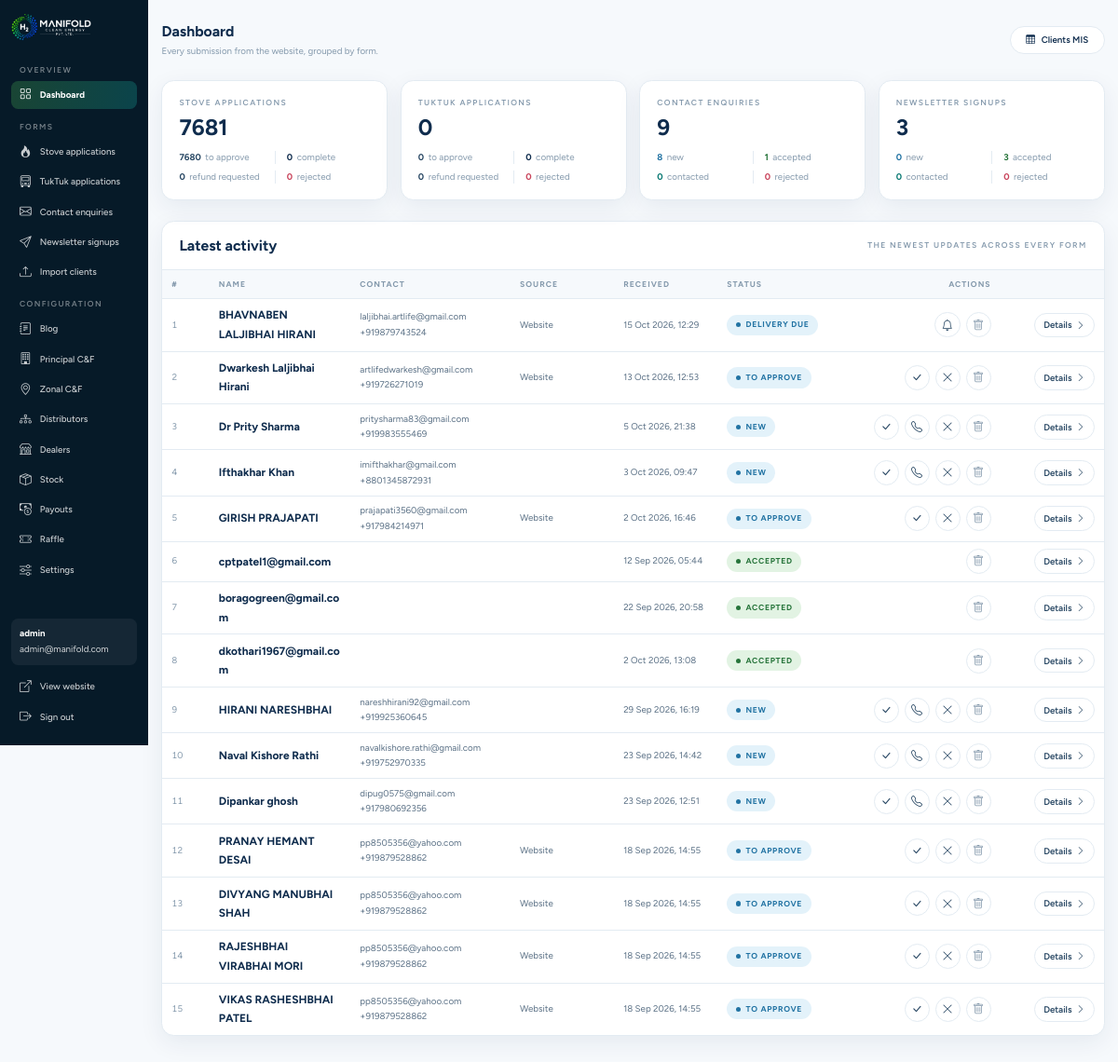
/admin/ (signed in), run on the app's committed database.
### tables this page shows
CREATE TABLE `contact_messages` (
  `id` int(10) UNSIGNED NOT NULL,
  `status` enum('new','accepted','contacted','rejected') NOT NULL DEFAULT 'new',
  `name` varchar(160) NOT NULL,
  `company` varchar(160) DEFAULT NULL,
  `email` varchar(190) NOT NULL,
  `phone` varchar(32) NOT NULL,
  `interest` varchar(60) DEFAULT NULL,
  `city` varchar(120) DEFAULT NULL,
  `message` text NOT NULL,
  `consent` tinyint(1) NOT NULL DEFAULT 0,
  `admin_note` text DEFAULT NULL,
  `ip_address` varchar(45) DEFAULT NULL,
  `created_at` datetime NOT NULL DEFAULT current_timestamp(),
  `updated_at` datetime NOT NULL DEFAULT current_timestamp() ON UPDATE current_timestamp()
);

CREATE TABLE `newsletter_subscribers` (
  `id` int(10) UNSIGNED NOT NULL,
  `status` enum('new','accepted','contacted','rejected') NOT NULL DEFAULT 'new',
  `email` varchar(190) NOT NULL,
  `source_page` varchar(120) DEFAULT NULL,
  `admin_note` text DEFAULT NULL,
  `ip_address` varchar(45) DEFAULT NULL,
  `created_at` datetime NOT NULL DEFAULT current_timestamp(),
  `updated_at` datetime NOT NULL DEFAULT current_timestamp() ON UPDATE current_timestamp()
);

### admin/lib.php (called while the page is built, shortened)
<?php
require_once __DIR__ . '/config.php';
function statuses_for(string $type): array
{
    return type_config($type)['table'] === 'applications' ? APPLICATION_STATUSES : STATUSES;
}
function status_short(string $status, string $plan = ''): string
{
    $short = [
        'submitted'        => 'to approve',
        'booking_pending'  => 'booking due',
        'booking_review'   => 'booking receipt',
        'docs_pending'     => 'documents',
        'delivery_pending' => 'delivery due',
        'delivery_review'  => 'delivery receipt',
        'complete'         => 'complete',
        'cancelled'        => 'refund requested',
        'refunded'         => 'refunded',
        'expired'          => 'expired',
    ];
    return $short[$status] ?? $status;
}
function sale_source(array $app): array
{
    static $codes = [];
    $code = static function (string $kind, $id) use (&$codes): string {
        $id = (int) $id;
        if ($id < 1) {
            return '';
        }
        $key = $kind . ':' . $id;
        if (!array_key_exists($key, $codes)) {
            $column = $kind === 'distributor' ? 'distributor_code' : 'dealer_code';
            $table  = $kind === 'distributor' ? 'distributors' : 'dealers';
            $stmt = db()->prepare('SELECT ' . $column . ' FROM ' . $table . ' WHERE id = ?');
            $stmt->execute([$id]);
            $codes[$key] = (string) ($stmt->fetchColumn() ?: '');
        }
        return $codes[$key];
    };
    $dealer      = (string) ($app['dealer_code'] ?? '') ?: $code('dealer', $app['dealer_id'] ?? 0);
    $distributor = (string) ($app['distributor_code'] ?? '')
        ?: $code('distributor', $app['distributor_id'] ?? 0);
    return ['label' => 'Website', 'code' => ''];
}
function recent_activity(int $limit = 15): array
{
    $limit = max(1, $limit);
    $index = db()->query(
        "SELECT type, id, MAX(at) AS at FROM (
            SELECT product AS type, id, created_at AS at FROM applications
            UNION ALL
            SELECT a.product, a.id, sl.changed_at
              FROM status_log sl JOIN applications a ON a.id = sl.entity_id
             WHERE sl.entity = 'application'
            UNION ALL
            SELECT product, id, docs_resent_at FROM applications WHERE docs_resent_at IS NOT NULL
            UNION ALL
            SELECT 'contact', id, created_at FROM contact_messages
            UNION ALL
            SELECT 'contact', entity_id, changed_at FROM status_log WHERE entity = 'contact'
            UNION ALL
            SELECT 'newsletter', id, created_at FROM newsletter_subscribers
            UNION ALL
            SELECT 'newsletter', entity_id, changed_at FROM status_log WHERE entity = 'newsletter'
         ) e
         GROUP BY type, id
         ORDER BY at DESC
         LIMIT {$limit}"
    )->fetchAll();
    $appIds = $contactIds = $newsIds = [];
    foreach ($index as $r) {
        if ($r['type'] === 'contact') {
            $contactIds[] = (int) $r['id'];
        } elseif ($r['type'] === 'newsletter') {
            $newsIds[] = (int) $r['id'];
        } else {
            $appIds[] = (int) $r['id'];
        }
    }
    $fetch = static function (string $table, array $ids): array {
        if (!$ids) {
            return [];
        }
        $in  = implode(',', array_map('intval', $ids));
        $out = [];
        foreach (db()->query("SELECT * FROM {$table} WHERE id IN ({$in})")->fetchAll() as $row) {
            $out[(int) $row['id']] = $row;
        }
        return $out;
    };
    $apps    = $fetch('applications', $appIds);
    $contact = $fetch('contact_messages', $contactIds);
    $news    = $fetch('newsletter_subscribers', $newsIds);
    $rows = [];
    foreach ($index as $r) {
        $type = (string) $r['type'];
        $row  = $type === 'contact'
            ? ($contact[(int) $r['id']] ?? null)
            : ($type === 'newsletter' ? ($news[(int) $r['id']] ?? null) : ($apps[(int) $r['id']] ?? null));
        if ($row) {
            $rows[] = ['type' => $type, 'row' => $row];
        }
    }
    return $rows;
}
function submission_types(): array
{
    static $types = null;
    if ($types !== null) {
        return $types;
    }
    return $types = [
        'stove' => [
            'label' => 'Stove applications',
            'icon'  => 'bi-fire',
            'table' => 'applications',
            'entity' => 'application',
            'list'  => 'id, reference_code, full_name, email, mobile_number, product,
                        status, created_at, reminder_count, reminded_at,
                        sale_channel, entered_by_dealer, entered_by_distributor,
                        dealer_id, distributor_id',
        ],
        'tuktuk' => [
            'label' => 'TukTuk applications',
            'icon'  => 'bi-truck-front',
            'table' => 'applications',
            'entity' => 'application',
            'list'  => 'id, reference_code, full_name, email, mobile_number, product,
                        status, created_at, reminder_count, reminded_at,
                        sale_channel, entered_by_dealer, entered_by_distributor,
                        dealer_id, distributor_id',
        ],
        'contact' => [
            'label' => 'Contact enquiries',
            'icon'  => 'bi-envelope',
            'table' => 'contact_messages',
            'entity' => 'contact',
            'list'  => 'id, name, email, phone, status, created_at',
        ],
        'newsletter' => [
            'label' => 'Newsletter signups',
            'icon'  => 'bi-send',
            'table' => 'newsletter_subscribers',
            'entity' => 'newsletter',
            'list'  => 'id, email, status, created_at',
        ],
    ];
}
function type_config(string $type): array
{
    $types = submission_types();
    return $types[$type];
}
function e(?string $value): string
{
    return htmlspecialchars((string) $value, ENT_QUOTES | ENT_SUBSTITUTE, 'UTF-8');
}
function status_counts(string $type): array
{
    $config   = type_config($type);
    $statuses = statuses_for($type);
    $counts   = array_fill_keys($statuses, 0);
    if ($config['table'] === 'applications') {
        static $byProduct = null;
        if ($byProduct === null) {
            $byProduct = [];
            foreach (db()->query(
                'SELECT product, status, COUNT(*) AS n FROM applications GROUP BY product, status'
            )->fetchAll() as $row) {
                $byProduct[$row['product']][$row['status']] = (int) $row['n'];
            }
        }
        foreach ($byProduct[$type] ?? [] as $status => $n) {
            $counts[$status] = $n;
        }
    } else {
        $stmt = db()->query('SELECT status, COUNT(*) AS n FROM ' . $config['table'] . ' GROUP BY status');
        foreach ($stmt->fetchAll() as $row) {
            $counts[$row['status']] = (int) $row['n'];
        }
    }
    $counts['total'] = array_sum(array_intersect_key($counts, array_flip($statuses)));
    return $counts;
}
function record_title(string $type, array $row): string
{
    if ($type === 'newsletter') {
        return $row['email'];
    }
    return $row['full_name'] ?? $row['name'] ?? $row['title'] ?? ('#' . $row['id']);
}
function format_datetime(?string $value): string
{
    return date('j M Y, H:i', strtotime($value));
}
function email_mailto(string $type, array $row): string
{
    $href = 'mailto:' . rawurlencode((string) $row['email']);
    if ($type === 'contact') {
        $href .= '?subject=' . rawurlencode('Re: Your enquiry to Manifold Clean Energy (ENQ-' . (int) $row['id'] . ')')
            . '&body=' . rawurlencode('Hello ' . (string) ($row['name'] ?? '') . ",
");
    }
    return $href;
}

### admin/config.php (called while the page is built, shortened)
<?php
function db(): PDO
{
    static $pdo = null;
    if ($pdo === null) {
        $dsn = sprintf('mysql:host=%s;port=%d;dbname=%s;charset=utf8mb4', DB_HOST, DB_PORT, DB_NAME);
        try {
            $pdo = new PDO($dsn, DB_USER, DB_PASS, [
                PDO::ATTR_ERRMODE            => PDO::ERRMODE_EXCEPTION,
                PDO::ATTR_DEFAULT_FETCH_MODE => PDO::FETCH_ASSOC,
                PDO::ATTR_EMULATE_PREPARES   => false,
                PDO::ATTR_PERSISTENT         => DB_PERSISTENT,
            ]);
            $pdo->exec("SET time_zone = '" . (new DateTime('now'))->format('P') . "'");
        } catch (PDOException $e) {
            http_response_code(500);
            exit('Database connection failed. Check admin/config.php and that schema.sql has been imported.');
        }
    }
    return $pdo;
}

### admin/index.php (the view, shortened to what this page needs)
<?php
require_once __DIR__ . '/lib.php';
$types     = submission_types();
$activity = recent_activity(15);
require __DIR__ . '/partials/layout-top.php';
?>
<div class="tiles">
  <?php foreach ($types as $key => $config): ?>
    <?php $counts = status_counts($key); ?>
    <a class="tile" href="list?type=<?= e($key) ?>">
      <span class="eyebrow"><?= e($config['label']) ?></span>
      <strong><?= (int) $counts['total'] ?></strong>
      <?php $tileStats = type_config($key)['table'] === 'applications'
          ? ['submitted', 'complete', 'cancelled', 'rejected']
          : statuses_for($key); ?>
      <span class="tile__stats">
        <?php foreach ($tileStats as $s): ?>
          <span class="tile__stat tile__stat--<?= e($s) ?>">
            <b><?= (int) $counts[$s] ?></b> <?= e(status_short($s)) ?>
          </span>
        <?php endforeach; ?>
      </span>
    </a>
  <?php endforeach; ?>
</div>
<div class="panel">
  <div class="panel__head">
    <h2>Latest activity</h2>
    <span class="eyebrow">The newest updates across every form</span>
  </div>
  <div class="table-wrap">
    <table class="table--fixed">
      <colgroup>
        <col style="width:5%">
        <col style="width:15%">
        <col style="width:17%">
        <col style="width:11%">
        <col style="width:11%">
        <col style="width:13%">
        <col style="width:17%">
        <col style="width:11%">
      </colgroup>
      <thead>
        <tr>
          <th>#</th>
          <th>Name</th>
          <th>Contact</th>
          <th>Source</th>
          <th>Received</th>
          <th>Status</th>
          <th class="th-actions">Actions</th>
          <th></th>
        </tr>
      </thead>
      <tbody>
        <?php $seq = 0; ?>
        <?php foreach ($activity as $item): ?>
          <?php
            $type  = $item['type'];
            $row   = $item['row'];
            $rowId = (int) $row['id'];
            $seq++;
            $isApp = $type !== 'contact' && $type !== 'newsletter';
            $label = $types[$type]['label'] ?? ucfirst($type);
            $title = record_title($type, $row);
            $phone = $row['mobile_number'] ?? $row['phone'] ?? '';
          ?>
          <tr id="row-<?= e($type) ?>-<?= $rowId ?>">
            <td class="td-seq"><?= $seq ?></td>
            <td><strong title="<?= e($title) ?>"><?= e($title) ?></strong></td>
            <td>
              <?php if ($type !== 'newsletter'): ?>
                <a href="<?= e(email_mailto($type, $row)) ?>"><?= e($row['email']) ?></a>
                <?php if ($phone !== ''): ?>
                  <a href="tel:<?= e(preg_replace('/\s+/', '', $phone)) ?>"><?= e($phone) ?></a>
                <?php endif; ?>
              <?php endif; ?>
            </td>
            <td>
              <?php if ($isApp): ?>
                <?php $rowSource = sale_source($row); ?>
                <div class="cell-stack">
                  <span><?= e($rowSource['label']) ?></span>
                </div>
              <?php endif; ?>
            </td>
            <td class="td-when"><?= e(format_datetime($row['created_at'])) ?></td>
            <td><span class="pill pill--<?= e($row['status']) ?>"><?= e(status_short($row['status'])) ?></span></td>
            <td>
              <?php $rowType = $type; $returnUrl = './'; require __DIR__ . '/partials/row-actions.php'; ?>
            </td>
            <td class="td-actions">
              <button type="button" class="row-toggle" data-drawer="detail-<?= e($type) ?>-<?= $rowId ?>"
                      data-drawer-url="drawer.php?type=<?= e($type) ?>&amp;id=<?= $rowId ?>&amp;return=index.php"
                      data-title="<?= e($title) ?>"
                      data-code="<?= e((string) ($row['reference_code'] ?? '')) ?>"
                      data-meta="<?= e($label) ?> · received <?= e(format_datetime($row['created_at'])) ?>"
                      data-status="<?= e($row['status']) ?>"
                      data-status-label="<?= e(status_short($row['status'])) ?>">
                Details <i class="bi bi-chevron-right" aria-hidden="true"></i>
              </button>
            </td>
          </tr>
        <?php endforeach; ?>
      </tbody>
    </table>
  </div>
</div>
<?php require __DIR__ . '/partials/layout-bottom.php'; ?>

### admin/partials/row-actions.php (shortened to what this page needs)
<?php
$isApplication = type_config($rowType)['table'] === 'applications';
$isSettled = !$isApplication && in_array($row['status'], ['accepted', 'rejected'], true);
$actions = ($isApplication || $isSettled) ? [] : [
    'accepted'  => ['icon' => 'bi-check-lg',  'label' => 'Accept',  'class' => 'is-accept'],
    'contacted' => ['icon' => 'bi-telephone', 'label' => 'Contact', 'class' => 'is-contact'],
    'rejected'  => ['icon' => 'bi-x-lg',      'label' => 'Reject',  'class' => 'is-reject'],
];
if (!isset($row['phone'])) {
    unset($actions['contacted']);
}
?>
<div class="row-actions">
  <?php if ($isApplication && $row['status'] === 'submitted'): ?>
    <form method="post" action="status.php"
          data-confirm="Approve <?= e(record_title($rowType, $row)) ?>? They are emailed the payment details and their portal opens.">
      <button type="submit" class="icon-btn is-accept" title="Approve — sends the payment email">
        <i class="bi bi-check-lg" aria-hidden="true"></i>
      </button>
    </form>
    <form method="post" action="status.php"
          data-confirm="Turn down <?= e(record_title($rowType, $row)) ?>? Nothing is emailed and their portal stays shut.">
      <button type="submit" class="icon-btn is-reject" title="Turn this application down">
        <i class="bi bi-x-lg" aria-hidden="true"></i>
      </button>
    </form>
  <?php endif; ?>
  <?php if ($isApplication && in_array($row['status'], ['booking_pending', 'delivery_pending'], true)): ?>
    <form method="post" action="payment.php"
          data-confirm="Email a payment reminder to <?= e($row['email']) ?>?">
      <?php $sentCount = (int) ($row['reminder_count'] ?? 0); ?>
      <button type="submit" class="icon-btn is-remind"
              title="Send payment reminder — <?= $sentCount ?> sent<?= $sentCount > 0
                  ? ', last ' . format_datetime($row['reminded_at']) : '' ?>">
        <i class="bi bi-bell" aria-hidden="true"></i>
      </button>
    </form>
  <?php endif; ?>
  <?php foreach ($actions as $status => $action): ?>
    <form method="post" action="status.php">
      <button type="submit" class="icon-btn <?= e($action['class']) ?>"
              title="<?= e($action['label']) ?>">
        <i class="bi <?= e($action['icon']) ?>" aria-hidden="true"></i>
      </button>
    </form>
  <?php endforeach; ?>
  <form method="post" action="delete.php" data-confirm="Delete submission #<?= (int) $row['id'] ?> permanently? This cannot be undone.">
    <button type="submit" class="icon-btn is-delete" title="Delete">
      <i class="bi bi-trash" aria-hidden="true"></i>
    </button>
  </form>
</div>

### data on the page
contact_messages: name "Dr Prity Sharma", email "pritysharma83@gmail.com", phone "+919983555469", created_at "5 Oct 2026, 21:38", status "NEW"
contact_messages: name "Ifthakhar Khan", email "imifthakhar@gmail.com", phone "+8801345872931", created_at "3 Oct 2026, 09:47", status "NEW"
newsletter_subscribers: email "cptpatel1@gmail.com", created_at "12 Sep 2026, 05:44", status "ACCEPTED"
newsletter_subscribers: email "boragogreen@gmail.com", created_at "22 Sep 2026, 20:58", status "ACCEPTED"
newsletter_subscribers: email "dkothari1967@gmail.com", created_at "2 Oct 2026, 13:08", status "ACCEPTED"
contact_messages: name "HIRANI NARESHBHAI", email "nareshhirani92@gmail.com", phone "+919925360645", created_at "29 Sep 2026, 16:19", status "NEW"
contact_messages: name "Naval Kishore Rathi", email "navalkishore.rathi@gmail.com", phone "+919752970335", created_at "23 Sep 2026, 14:42", status "NEW"
contact_messages: name "Dipankar ghosh", email "dipug0575@gmail.com", phone "+917980692356", created_at "23 Sep 2026, 12:51", status "NEW"

### other printed values
$sidebarConfig['label'] "Stove applications"
$sidebarConfig['label'] "TukTuk applications"
$sidebarConfig['label'] "Contact enquiries"
$sidebarConfig['label'] "Newsletter signups"
$user['name'] "admin"
$user['email'] "admin@manifold.com"
$pageTitle "Dashboard"
$pageLead "Every submission from the website, grouped by form."
$config['label'] "STOVE APPLICATIONS"
$counts['total'] "7681"
$counts[$s] "7680"
status_short($s) "to approve"
$counts[$s] "0"
status_short($s) "complete"
status_short($s) "refund requested"
